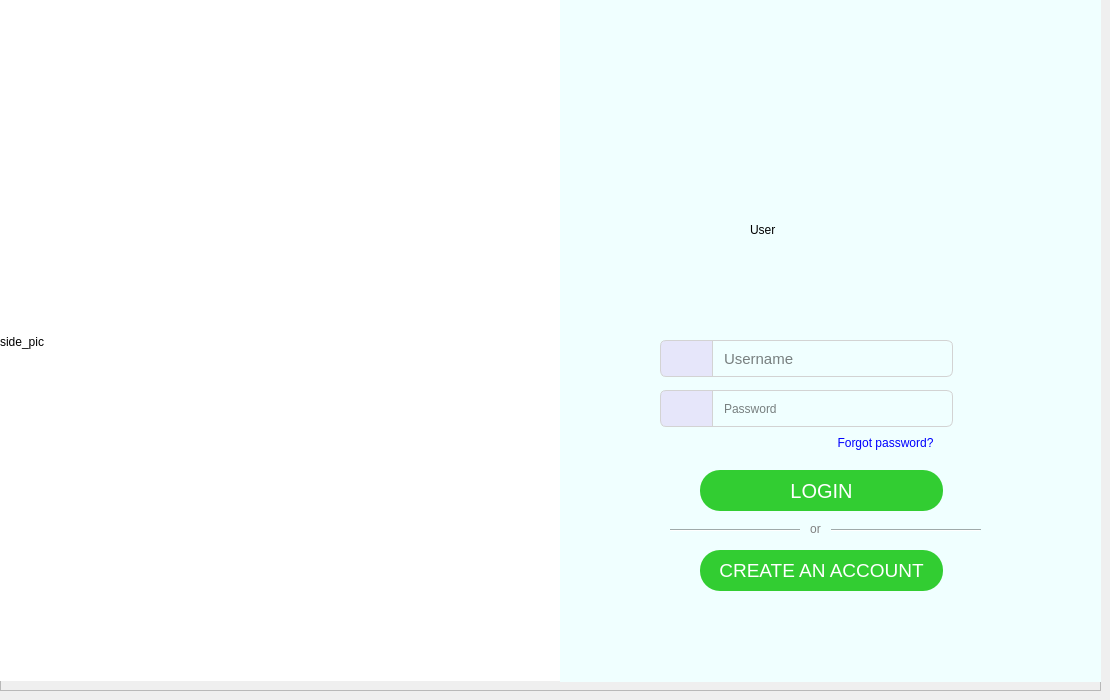
    <widget class="QWidget" name="page">
     <widget class="QFrame" name="frame">
      <property name="geometry">
       <rect>
        <x>0</x>
        <y>0</y>
        <width>1101</width>
        <height>691</height>
       </rect>
      </property>
      <property name="frameShape">
       <enum>QFrame::StyledPanel</enum>
      </property>
      <property name="frameShadow">
       <enum>QFrame::Raised</enum>
      </property>
      <widget class="QFrame" name="frame_2">
       <property name="geometry">
        <rect>
         <x>-20</x>
         <y>0</y>
         <width>591</width>
         <height>681</height>
        </rect>
       </property>
       <property name="frameShape">
        <enum>QFrame::StyledPanel</enum>
       </property>
       <property name="frameShadow">
        <enum>QFrame::Raised</enum>
       </property>
       <widget class="QLabel" name="label_imge">
        <property name="geometry">
         <rect>
          <x>20</x>
          <y>0</y>
          <width>561</width>
          <height>684</height>
         </rect>
        </property>
        <property name="styleSheet">
         <string notr="true">background: white;</string>
        </property>
        <property name="frameShape">
         <enum>QFrame::NoFrame</enum>
        </property>
        <property name="frameShadow">
         <enum>QFrame::Plain</enum>
        </property>
        <property name="lineWidth">
         <number>2</number>
        </property>
        <property name="text">
         <string>side_pic</string>
        </property>
       </widget>
      </widget>
      <widget class="QFrame" name="frame_5">
       <property name="geometry">
        <rect>
         <x>560</x>
         <y>0</y>
         <width>551</width>
         <height>682</height>
        </rect>
       </property>
       <property name="styleSheet">
        <string notr="true">background: azure;</string>
       </property>
       <property name="frameShape">
        <enum>QFrame::NoFrame</enum>
       </property>
       <property name="frameShadow">
        <enum>QFrame::Plain</enum>
       </property>
       <property name="lineWidth">
        <number>0</number>
       </property>
       <widget class="QLabel" name="label_log">
        <property name="geometry">
         <rect>
          <x>190</x>
          <y>180</y>
          <width>100</width>
          <height>100</height>
         </rect>
        </property>
        <property name="frameShape">
         <enum>QFrame::NoFrame</enum>
        </property>
        <property name="text">
         <string>User</string>
        </property>
       </widget>
       <widget class="QLineEdit" name="lineEdit_usrnam">
        <property name="enabled">
         <bool>true</bool>
        </property>
        <property name="geometry">
         <rect>
          <x>150</x>
          <y>340</y>
          <width>243</width>
          <height>37</height>
         </rect>
        </property>
        <property name="font">
         <font>
          <family>helvetica</family>
          <pointsize>11</pointsize>
         </font>
        </property>
        <property name="styleSheet">
         <string notr="true">QLineEdit{
	border: 1px solid lightgray;

	padding: 5px 12px 5px 12px;
	font-family: helvetica;

	border-top-right-radius: 6px;
	border-bottom-right-radius: 6px;
	
border-left:0px;

}</string>
        </property>
        <property name="placeholderText">
         <string>Username</string>
        </property>
        <property name="clearButtonEnabled">
         <bool>true</bool>
        </property>
       </widget>
       <widget class="QLineEdit" name="lineEdit_passwrd">
        <property name="geometry">
         <rect>
          <x>150</x>
          <y>390</y>
          <width>243</width>
          <height>37</height>
         </rect>
        </property>
        <property name="styleSheet">
         <string notr="true">QLineEdit{
	border: 1px solid lightgray;

	padding: 5px 12px 5px 12px;
	font-family: helvetica;

	border-top-right-radius: 6px;
	border-bottom-right-radius: 6px;
	
border-left:0px;

}</string>
        </property>
        <property name="echoMode">
         <enum>QLineEdit::Password</enum>
        </property>
        <property name="placeholderText">
         <string>Password</string>
        </property>
        <property name="clearButtonEnabled">
         <bool>true</bool>
        </property>
       </widget>
       <widget class="QPushButton" name="pushButton_login">
        <property name="geometry">
         <rect>
          <x>140</x>
          <y>470</y>
          <width>243</width>
          <height>41</height>
         </rect>
        </property>
        <property name="font">
         <font>
          <family>helvetica</family>
          <pointsize>15</pointsize>
         </font>
        </property>
        <property name="cursor">
         <cursorShape>PointingHandCursor</cursorShape>
        </property>
        <property name="focusPolicy">
         <enum>Qt::ClickFocus</enum>
        </property>
        <property name="layoutDirection">
         <enum>Qt::LeftToRight</enum>
        </property>
        <property name="styleSheet">
         <string notr="true">QPushButton{
border-radius: 20px;
background-color: limegreen;
color:white;
}
QPushButton:hover:pressed{
background-color: white;
color: limegreen;
}
</string>
        </property>
        <property name="text">
         <string>LOGIN</string>
        </property>
       </widget>
       <widget class="QPushButton" name="pushButton_signup">
        <property name="geometry">
         <rect>
          <x>140</x>
          <y>550</y>
          <width>243</width>
          <height>41</height>
         </rect>
        </property>
        <property name="font">
         <font>
          <family>helvetica</family>
          <pointsize>14</pointsize>
         </font>
        </property>
        <property name="cursor">
         <cursorShape>PointingHandCursor</cursorShape>
        </property>
        <property name="styleSheet">
         <string notr="true">QPushButton{
border-radius: 20px;
background-color: limegreen;
color:white;
}
QPushButton:hover:pressed{
background-color: white;
color: limegreen;
}
</string>
        </property>
        <property name="text">
         <string>CREATE AN ACCOUNT</string>
        </property>
       </widget>
       <widget class="Line" name="line_2">
        <property name="geometry">
         <rect>
          <x>110</x>
          <y>520</y>
          <width>311</width>
          <height>20</height>
         </rect>
        </property>
        <property name="orientation">
         <enum>Qt::Horizontal</enum>
        </property>
       </widget>
       <widget class="QLabel" name="label_2">
        <property name="geometry">
         <rect>
          <x>240</x>
          <y>520</y>
          <width>31</width>
          <height>17</height>
         </rect>
        </property>
        <property name="styleSheet">
         <string notr="true">color:gray;
padding: 0 1px 0 1px;</string>
        </property>
        <property name="text">
         <string>or</string>
        </property>
        <property name="alignment">
         <set>Qt::AlignCenter</set>
        </property>
       </widget>
       <widget class="QPushButton" name="pushButton_6">
        <property name="geometry">
         <rect>
          <x>250</x>
          <y>430</y>
          <width>151</width>
          <height>25</height>
         </rect>
        </property>
        <property name="cursor">
         <cursorShape>PointingHandCursor</cursorShape>
        </property>
        <property name="styleSheet">
         <string notr="true">QPushButton{
font-family: helvetica;
border-radius: 20px;
background-color: none;
color: blue;
}

QPushButton:hover{
	text-decoration: underline;
}</string>
        </property>
        <property name="text">
         <string>Forgot password?</string>
        </property>
       </widget>
       <widget class="QLabel" name="label_4">
        <property name="geometry">
         <rect>
          <x>100</x>
          <y>340</y>
          <width>53</width>
          <height>37</height>
         </rect>
        </property>
        <property name="font">
         <font>
          <family>helvetica</family>
          <pointsize>9</pointsize>
         </font>
        </property>
        <property name="styleSheet">
         <string notr="true">QLabel{
	border: 1px solid lightgray;

	padding: 5px 12px 5px 12px;
	font-family: helvetica;

	border-top-left-radius: 6px;
	border-bottom-left-radius: 6px;
	
background-color: lavender;
}</string>
        </property>
        <property name="text">
         <string/>
        </property>
        <property name="pixmap">
         <pixmap resource="../src.qrc">:/img/ui/img/user-1.svg</pixmap>
        </property>
        <property name="scaledContents">
         <bool>true</bool>
        </property>
       </widget>
       <widget class="QLabel" name="label_5">
        <property name="geometry">
         <rect>
          <x>100</x>
          <y>390</y>
          <width>53</width>
          <height>37</height>
         </rect>
        </property>
        <property name="font">
         <font>
          <family>helvetica</family>
          <pointsize>9</pointsize>
         </font>
        </property>
        <property name="styleSheet">
         <string notr="true">QLabel{
	border: 1px solid lightgray;

	padding: 5px 12px 5px 12px;
	font-family: helvetica;

	border-top-left-radius: 6px;
	border-bottom-left-radius: 6px;
	
background-color: lavender;
}</string>
        </property>
        <property name="text">
         <string/>
        </property>
        <property name="pixmap">
         <pixmap resource="../src.qrc">:/img/ui/img/pswd.svg</pixmap>
        </property>
        <property name="scaledContents">
         <bool>true</bool>
        </property>
       </widget>
      </widget>
     </widget>
    </widget>
